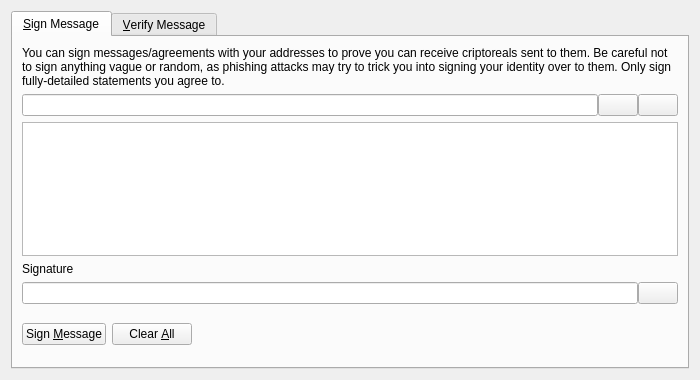
<?xml version="1.0" encoding="UTF-8"?>
<ui version="4.0">
 <class>SignVerifyMessageDialog</class>
 <widget class="QDialog" name="SignVerifyMessageDialog">
  <property name="geometry">
   <rect>
    <x>0</x>
    <y>0</y>
    <width>700</width>
    <height>380</height>
   </rect>
  </property>
  <property name="windowTitle">
   <string>Signatures - Sign / Verify a Message</string>
  </property>
  <property name="modal">
   <bool>true</bool>
  </property>
  <layout class="QVBoxLayout" name="verticalLayout">
   <item>
    <widget class="QTabWidget" name="tabWidget">
     <property name="currentIndex">
      <number>0</number>
     </property>
     <widget class="QWidget" name="tabSignMessage">
      <attribute name="title">
       <string>&amp;Sign Message</string>
      </attribute>
      <layout class="QVBoxLayout" name="verticalLayout_SM">
       <item>
        <widget class="QLabel" name="infoLabel_SM">
         <property name="text">
          <string>You can sign messages/agreements with your addresses to prove you can receive criptoreals sent to them. Be careful not to sign anything vague or random, as phishing attacks may try to trick you into signing your identity over to them. Only sign fully-detailed statements you agree to.</string>
         </property>
         <property name="textFormat">
          <enum>Qt::PlainText</enum>
         </property>
         <property name="wordWrap">
          <bool>true</bool>
         </property>
        </widget>
       </item>
       <item>
        <layout class="QHBoxLayout" name="horizontalLayout_1_SM">
         <property name="spacing">
          <number>0</number>
         </property>
         <item>
          <widget class="QValidatedLineEdit" name="addressIn_SM">
           <property name="toolTip">
            <string>The Criptoreal address to sign the message with</string>
           </property>
          </widget>
         </item>
         <item>
          <widget class="QPushButton" name="addressBookButton_SM">
           <property name="toolTip">
            <string>Choose previously used address</string>
           </property>
           <property name="text">
            <string/>
           </property>
           <property name="icon">
            <iconset resource="../bitcoin.qrc">
             <normaloff>:/icons/address-book</normaloff>:/icons/address-book</iconset>
           </property>
           <property name="shortcut">
            <string>Alt+A</string>
           </property>
           <property name="autoDefault">
            <bool>false</bool>
           </property>
          </widget>
         </item>
         <item>
          <widget class="QPushButton" name="pasteButton_SM">
           <property name="toolTip">
            <string>Paste address from clipboard</string>
           </property>
           <property name="text">
            <string/>
           </property>
           <property name="icon">
            <iconset resource="../bitcoin.qrc">
             <normaloff>:/icons/editpaste</normaloff>:/icons/editpaste</iconset>
           </property>
           <property name="shortcut">
            <string>Alt+P</string>
           </property>
           <property name="autoDefault">
            <bool>false</bool>
           </property>
          </widget>
         </item>
        </layout>
       </item>
       <item>
        <widget class="QPlainTextEdit" name="messageIn_SM">
         <property name="toolTip">
          <string>Enter the message you want to sign here</string>
         </property>
        </widget>
       </item>
       <item>
        <widget class="QLabel" name="signatureLabel_SM">
         <property name="text">
          <string>Signature</string>
         </property>
         <property name="textFormat">
          <enum>Qt::PlainText</enum>
         </property>
        </widget>
       </item>
       <item>
        <layout class="QHBoxLayout" name="horizontalLayout_2_SM">
         <property name="spacing">
          <number>0</number>
         </property>
         <item>
          <widget class="QLineEdit" name="signatureOut_SM">
           <property name="font">
            <font>
             <italic>true</italic>
            </font>
           </property>
           <property name="readOnly">
            <bool>true</bool>
           </property>
          </widget>
         </item>
         <item>
          <widget class="QPushButton" name="copySignatureButton_SM">
           <property name="toolTip">
            <string>Copy the current signature to the system clipboard</string>
           </property>
           <property name="text">
            <string/>
           </property>
           <property name="icon">
            <iconset resource="../bitcoin.qrc">
             <normaloff>:/icons/editcopy</normaloff>:/icons/editcopy</iconset>
           </property>
           <property name="autoDefault">
            <bool>false</bool>
           </property>
          </widget>
         </item>
        </layout>
       </item>
       <item>
        <layout class="QHBoxLayout" name="horizontalLayout_3_SM">
         <item>
          <widget class="QPushButton" name="signMessageButton_SM">
           <property name="toolTip">
            <string>Sign the message to prove you own this Criptoreal address</string>
           </property>
           <property name="text">
            <string>Sign &amp;Message</string>
           </property>
           <property name="icon">
            <iconset resource="../bitcoin.qrc">
             <normaloff>:/icons/edit</normaloff>:/icons/edit</iconset>
           </property>
           <property name="autoDefault">
            <bool>false</bool>
           </property>
          </widget>
         </item>
         <item>
          <widget class="QPushButton" name="clearButton_SM">
           <property name="toolTip">
            <string>Reset all sign message fields</string>
           </property>
           <property name="text">
            <string>Clear &amp;All</string>
           </property>
           <property name="icon">
            <iconset resource="../bitcoin.qrc">
             <normaloff>:/icons/remove</normaloff>:/icons/remove</iconset>
           </property>
           <property name="autoDefault">
            <bool>false</bool>
           </property>
          </widget>
         </item>
         <item>
          <spacer name="horizontalSpacer_1_SM">
           <property name="orientation">
            <enum>Qt::Horizontal</enum>
           </property>
           <property name="sizeHint" stdset="0">
            <size>
             <width>40</width>
             <height>48</height>
            </size>
           </property>
          </spacer>
         </item>
         <item>
          <widget class="QLabel" name="statusLabel_SM">
           <property name="font">
            <font>
             <weight>75</weight>
             <bold>true</bold>
            </font>
           </property>
           <property name="text">
            <string/>
           </property>
           <property name="wordWrap">
            <bool>true</bool>
           </property>
          </widget>
         </item>
         <item>
          <spacer name="horizontalSpacer_2_SM">
           <property name="orientation">
            <enum>Qt::Horizontal</enum>
           </property>
           <property name="sizeHint" stdset="0">
            <size>
             <width>40</width>
             <height>48</height>
            </size>
           </property>
          </spacer>
         </item>
        </layout>
       </item>
      </layout>
     </widget>
     <widget class="QWidget" name="tabVerifyMessage">
      <attribute name="title">
       <string>&amp;Verify Message</string>
      </attribute>
      <layout class="QVBoxLayout" name="verticalLayout_VM">
       <item>
        <widget class="QLabel" name="infoLabel_VM">
         <property name="text">
          <string>Enter the receiver's address, message (ensure you copy line breaks, spaces, tabs, etc. exactly) and signature below to verify the message. Be careful not to read more into the signature than what is in the signed message itself, to avoid being tricked by a man-in-the-middle attack. Note that this only proves the signing party receives with the address, it cannot prove sendership of any transaction!</string>
         </property>
         <property name="textFormat">
          <enum>Qt::PlainText</enum>
         </property>
         <property name="alignment">
          <set>Qt::AlignLeading|Qt::AlignLeft|Qt::AlignTop</set>
         </property>
         <property name="wordWrap">
          <bool>true</bool>
         </property>
        </widget>
       </item>
       <item>
        <layout class="QHBoxLayout" name="horizontalLayout_1_VM">
         <property name="spacing">
          <number>0</number>
         </property>
         <item>
          <widget class="QValidatedLineEdit" name="addressIn_VM">
           <property name="toolTip">
            <string>The Criptoreal address the message was signed with</string>
           </property>
          </widget>
         </item>
         <item>
          <widget class="QPushButton" name="addressBookButton_VM">
           <property name="toolTip">
            <string>Choose previously used address</string>
           </property>
           <property name="text">
            <string/>
           </property>
           <property name="icon">
            <iconset resource="../bitcoin.qrc">
             <normaloff>:/icons/address-book</normaloff>:/icons/address-book</iconset>
           </property>
           <property name="shortcut">
            <string>Alt+A</string>
           </property>
           <property name="autoDefault">
            <bool>false</bool>
           </property>
          </widget>
         </item>
        </layout>
       </item>
       <item>
        <widget class="QPlainTextEdit" name="messageIn_VM"/>
       </item>
       <item>
        <widget class="QValidatedLineEdit" name="signatureIn_VM"/>
       </item>
       <item>
        <layout class="QHBoxLayout" name="horizontalLayout_2_VM">
         <item>
          <widget class="QPushButton" name="verifyMessageButton_VM">
           <property name="toolTip">
            <string>Verify the message to ensure it was signed with the specified Criptoreal address</string>
           </property>
           <property name="text">
            <string>Verify &amp;Message</string>
           </property>
           <property name="icon">
            <iconset resource="../bitcoin.qrc">
             <normaloff>:/icons/transaction_0</normaloff>:/icons/transaction_0</iconset>
           </property>
           <property name="autoDefault">
            <bool>false</bool>
           </property>
          </widget>
         </item>
         <item>
          <widget class="QPushButton" name="clearButton_VM">
           <property name="toolTip">
            <string>Reset all verify message fields</string>
           </property>
           <property name="text">
            <string>Clear &amp;All</string>
           </property>
           <property name="icon">
            <iconset resource="../bitcoin.qrc">
             <normaloff>:/icons/remove</normaloff>:/icons/remove</iconset>
           </property>
           <property name="autoDefault">
            <bool>false</bool>
           </property>
          </widget>
         </item>
         <item>
          <spacer name="horizontalSpacer_1_VM">
           <property name="orientation">
            <enum>Qt::Horizontal</enum>
           </property>
           <property name="sizeHint" stdset="0">
            <size>
             <width>40</width>
             <height>48</height>
            </size>
           </property>
          </spacer>
         </item>
         <item>
          <widget class="QLabel" name="statusLabel_VM">
           <property name="font">
            <font>
             <weight>75</weight>
             <bold>true</bold>
            </font>
           </property>
           <property name="text">
            <string/>
           </property>
           <property name="wordWrap">
            <bool>true</bool>
           </property>
          </widget>
         </item>
         <item>
          <spacer name="horizontalSpacer_2_VM">
           <property name="orientation">
            <enum>Qt::Horizontal</enum>
           </property>
           <property name="sizeHint" stdset="0">
            <size>
             <width>40</width>
             <height>48</height>
            </size>
           </property>
          </spacer>
         </item>
        </layout>
       </item>
      </layout>
     </widget>
    </widget>
   </item>
  </layout>
 </widget>
 <customwidgets>
  <customwidget>
   <class>QValidatedLineEdit</class>
   <extends>QLineEdit</extends>
   <header>qvalidatedlineedit.h</header>
  </customwidget>
 </customwidgets>
 <resources>
  <include location="../bitcoin.qrc"/>
 </resources>
 <connections/>
</ui>
